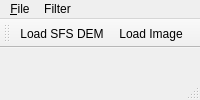
<ui version="4.0" >
 <class>MainWindow</class>
 <widget class="QMainWindow" name="MainWindow" >
  <property name="baseSize" >
   <size>
    <width>800</width>
    <height>600</height>
   </size>
  </property>
  <property name="windowTitle" >
   <string>VCDEM 1.0</string>
  </property>
  <property name="windowIcon" >
   <iconset resource="dem_01.rcc" >:/images/vcico_01.png</iconset>
  </property>
  <widget class="QTextEdit" name="centralwidget" >
   <property name="readOnly" >
    <bool>true</bool>
   </property>
  </widget>
  <widget class="QMenuBar" name="menubar" >
   <property name="geometry" >
    <rect>
     <x>0</x>
     <y>0</y>
     <width>226</width>
     <height>21</height>
    </rect>
   </property>
   <widget class="QMenu" name="menuFilter" >
    <property name="title" >
     <string>Filter</string>
    </property>
    <widget class="QMenu" name="menuVertical" >
     <property name="title" >
      <string>Vertical</string>
     </property>
    </widget>
    <addaction name="menuVertical" />
   </widget>
   <widget class="QMenu" name="menu_File" >
    <property name="title" >
     <string>&amp;File</string>
    </property>
    <widget class="QMenu" name="menu_Load_Dem" >
     <property name="title" >
      <string>&amp;Load Dem</string>
     </property>
     <addaction name="action_Shape_from_Shading" />
    </widget>
    <addaction name="menu_Load_Dem" />
    <addaction name="action_Load_Image" />
   </widget>
   <addaction name="menu_File" />
   <addaction name="menuFilter" />
  </widget>
  <widget class="QStatusBar" name="statusbar" />
  <widget class="QToolBar" name="toolBar" >
   <property name="orientation" >
    <enum>Qt::Horizontal</enum>
   </property>
   <attribute name="toolBarArea" >
    <number>4</number>
   </attribute>
   <addaction name="action_Shape_from_Shading" />
   <addaction name="action_Load_Image" />
  </widget>
  <action name="action_Shape_from_Shading" >
   <property name="icon" >
    <iconset resource="dem_01.rcc" >:/images/open.png</iconset>
   </property>
   <property name="text" >
    <string>&amp;Load SFS DEM</string>
   </property>
  </action>
  <action name="action_Load_Image" >
   <property name="icon" >
    <iconset resource="dem_01.rcc" >:/images/open.png</iconset>
   </property>
   <property name="text" >
    <string>Load Image</string>
   </property>
  </action>
 </widget>
</ui>
